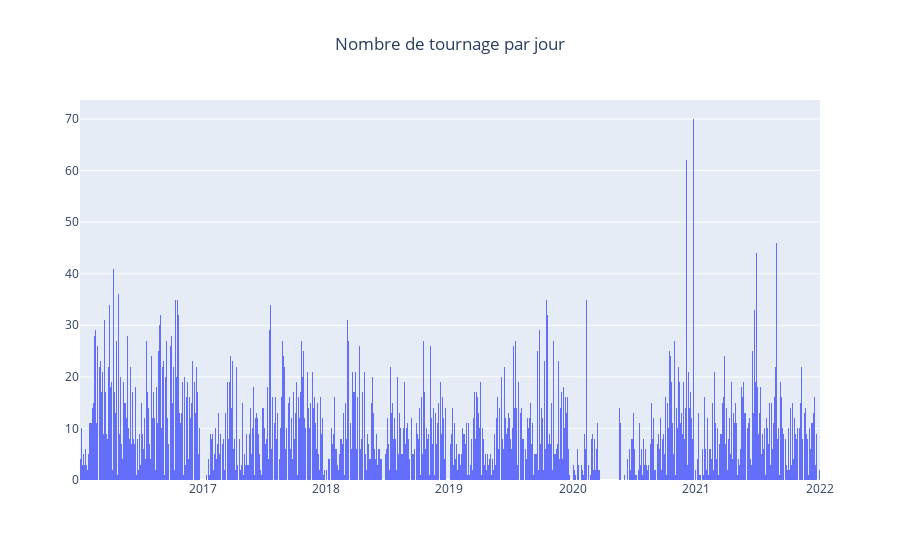

Notebook source saved alongside this figure:
### Code cell
#df_tournage[df_tournage["rive"] == 'droite'].type.value_counts()

fig = go.Figure(
    data = go.Histogram(
        x = df_tournage['debut'], nbinsx = df_tournage['debut'].nunique()),
    layout = go.Layout(
        title = go.layout.Title(text = "Nombre de tournage par jour", x = 0.5),
        #xaxis = go.layout.XAxis(title = 'X', rangeslider = go.layout.xaxis.Rangeslider(visible = True))
    )
)

fig.show()

### Figure 1 — Plotly figure (JSON) as saved in the notebook; plotly's stock layout.template omitted (floating-point values rounded to 4 significant figures; data arrays with more than 128 entries replaced by an {"elided": "..."} marker saying what was removed)
{"data": [{"nbinsx": 1680, "type": "histogram", "x": {"elided": "10765 str values"}}], "layout": {"title": {"text": "Nombre de tournage par jour", "x": 0.5}}}
